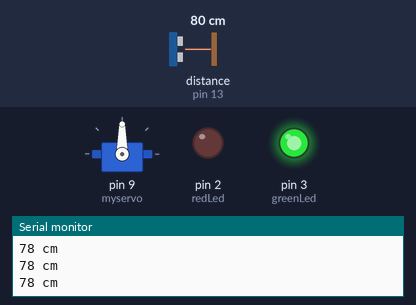
The sketch below on a simulated Arduino Uno, built with avr-gcc and run on an emulated ATmega328P. Shown: servo, output pins drawn as LEDs (lit = HIGH), the last lines printed to the serial monitor. Wiring (inferred from the names in the program): ultrasonic range finder: trigger pin 12; echo pin 13. Dashed ring = blinking. The inputs (shaded band) are chosen by the test bench; at power-on: distance to the obstacle (sensor on pin 13) 80 cm. The echo pulse lasts 58.3 µs per cm; pins used as bus, display or sensor lines are not drawn.

Above: at 1.2 s.
1.3 s: distance to the obstacle (sensor on pin 13) set to 18 cm
2.8 s: distance to the obstacle (sensor on pin 13) set to 14 cm
At 3.4 s:
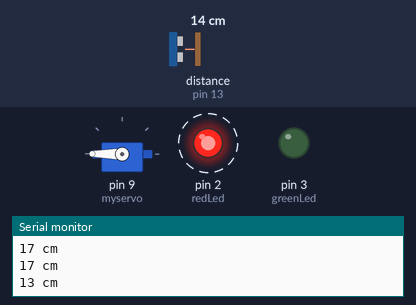
At 4.3 s:
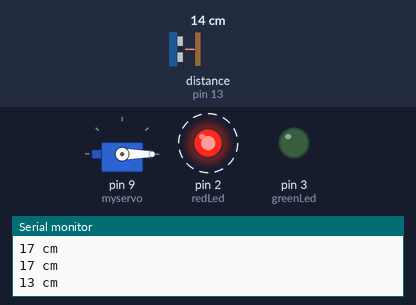
Timing chart, 0 to 11.8 s (numbered marks = the images above; inputs shaded):
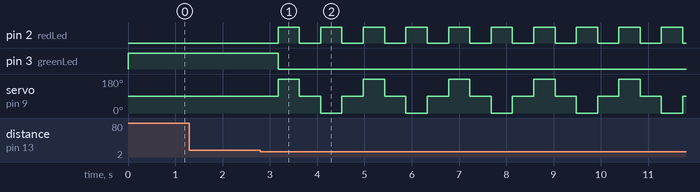

Measured:
- the behaviour switches between 17 and 16 cm on distance to the obstacle (sensor on pin 13) (found by bisection; images 0 and 1)
- after the input at 2.8 s, pin 2 (redLed): alternates HIGH for 0.45 s and LOW for 0.45 s, starting after 0.38 s; pin 3 (greenLed): HIGH → LOW after 0.38 s; servo on pin 9 (myservo): 90° → 180° after 0.38 s, then repeats every 1.8 s: 90° 0.45 s, 0° 0.45 s, 90° 0.45 s, 180° 0.45 s

The sketch:

03.ultrasonicSensor_with_servoLock.ino
```cpp
// (licence header left out)
#include <NewPing.h> //call NewPing Library
#include <Servo.h>   //call Servo library
#define trigPin 12 //Trig pin connected to Arduino 12
#define echoPin 13 //Echo pin connected to Arduino 13
#define MAX_DISTANCE 500
NewPing sonar(trigPin, echoPin, MAX_DISTANCE); //Library setting
int greenLed = 3, redLed = 2; //Set green LED to pin 3, red to pin 2
int pos = 20;
Servo myservo;

void setup() {
  // put your setup code here, to run once:
  Serial.begin(115200);
  pinMode(trigPin, OUTPUT);
  pinMode(echoPin, INPUT);
  pinMode(greenLed, OUTPUT);
  pinMode(redLed, OUTPUT);
  myservo.attach(9); //Servo attached to pin 9
}

void loop() {
  // put your main code here, to run repeatedly:
  int duration, distance, pos = 0, i;
  digitalWrite(trigPin, LOW);
  delayMicroseconds(2);
  digitalWrite(trigPin, HIGH); //Trig pin sends a ping
  delayMicroseconds(10);
  digitalWrite(trigPin, LOW);
  duration = pulseIn(echoPin, HIGH); //Echo receives the ping
  //distance = (duration/2) / 29.1; or
  distance = duration * 0.034/2; //0.034 = speed of sound in air
  Serial.print(distance);
  Serial.println(" cm");

  //If sensor detects object within 15 cm
  if (distance <= 15){
    digitalWrite(greenLed, LOW); //Turn off green LED
    digitalWrite(redLed, HIGH); //Turn on red LED
    myservo.write(180);   //Move servo arm 180 degree
    delay(450);
    digitalWrite(redLed, LOW);
    myservo.write(90);
    delay(450);
    digitalWrite(redLed, HIGH);
    myservo.write(0);
    delay(450);
    digitalWrite(redLed, LOW);
    myservo.write(90);

    }else{  //Otherwise
        digitalWrite(redLed, LOW);  //Turn off red LED
        digitalWrite(greenLed, HIGH);  //Turn on green LED
        myservo.write(90);
      }
      delay(450);
}
```
